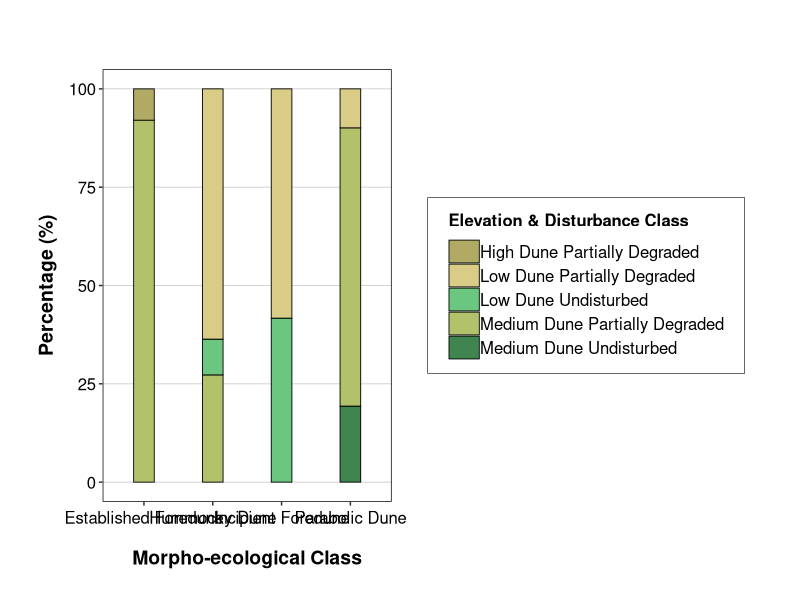
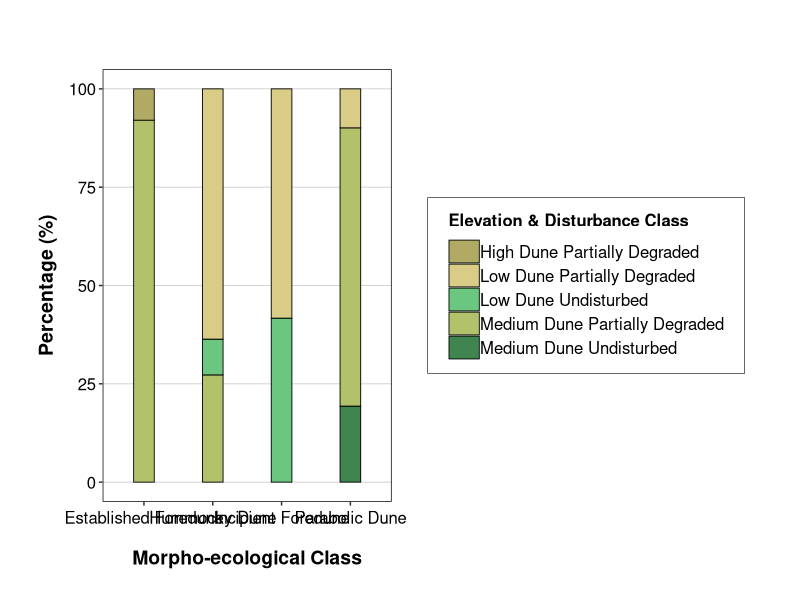

These charts were generated, in order, by the following R code:
# Load Libraries
library(ggplot2) # To Plot Data

# Load Data from CSV
dune_data <- read.csv("Dune_Data.csv")  

# Concatenate the String Values from Two Columns and Stores the Values into a New Column "Group" (See Sample Data and Output Charts)
dune_data$Group <- paste(dune_data$Elevation, dune_data$Disturbance)

# Plot the Stacked Bar Chart
ggplot(dune_data, aes(x = Morpho, y = Percentage, fill = Group)) +
  geom_bar(stat = "identity", position = "stack", 
           color = "black", linewidth = 0.3,
           width = 0.3) +
  labs(
    x = "Morpho-ecological Class",
    y = "Percentage (%)",
    fill = "Elevation & Disturbance Class"
  ) +
  
  scale_fill_manual(   # Set Colors for Each Class
    values = c(
      "High Dune Partially Degraded" = "#B0AA64",  
      "Low Dune Partially Degraded" = "#d9cc86",   
      "Low Dune Undisturbed" = "#6bc77f",          
      "Medium Dune Partially Degraded" = "#B2C26B", 
      "Medium Dune Undisturbed" = "#40854f"        
    ),
    breaks = c(
      "High Dune Partially Degraded",
      "Low Dune Partially Degraded",
      "Low Dune Undisturbed",
      "Medium Dune Partially Degraded",
      "Medium Dune Undisturbed"
    )
  ) +
  theme(
    # Font Styles
    text = element_text(color = "black"),
    axis.text = element_text(color = "black", size = 12),
    axis.title = element_text(color = "black",face='bold', size = 14),
    
    # Legend Styles
    legend.position = "right",
    legend.justification = "center",
    legend.text = element_text(size = 12, margin = margin(t = 2, b = 2)),
    legend.title = element_text(size = 12, face = "bold", margin = margin(b = 8)),
    legend.background = element_rect(color = "black", linewidth = 0.2),
    legend.margin = margin(10, 15, 10, 15),
    legend.box.margin = margin(0, 0, 0, 15),
    
    # Set Legend Keys
    legend.key.size = unit(0.8, "cm"),
    legend.key = element_rect(color = NA, fill = NA),
    
    # Axis Settings
    axis.text.x = element_text(angle = 0, hjust = 0.5, vjust = 0.5),
    axis.title.x = element_text(margin = margin(t = 18)),
    axis.title.y = element_text(margin = margin(r = 8)),
    
    # Set Grid Lines
    panel.grid.major.x = element_blank(),
    panel.grid.major.y = element_line(linewidth = 0.3, color = "gray80"),
    
    # Panel and Border Styles
    panel.border = element_rect(color = "black", fill = NA, linewidth = 0.5),
    panel.background = element_blank(),
    
    # Set Plot Margins
    plot.margin = margin(50, 40, 22, 28)
  ) +
  guides(fill = guide_legend(
    ncol = 1,
    byrow = TRUE,
    keyheight = unit(1.2, "lines"),
    default.unit = "lines"
  ))

# Export Bar Chart to a Png File
ggsave("Dune_Summary.png", width = 12, height = 8, dpi = 500)
